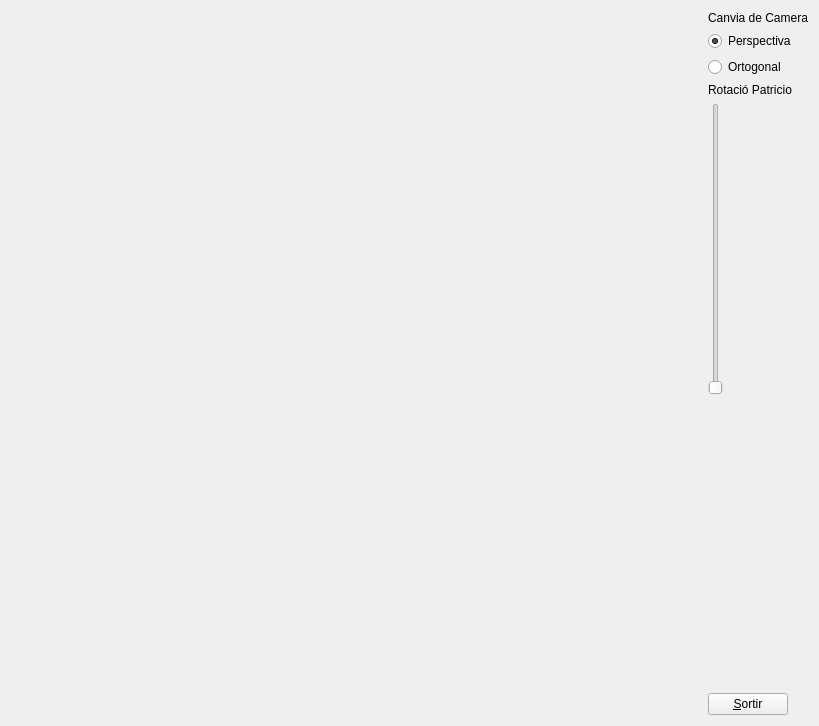
<?xml version="1.0" encoding="UTF-8"?>
<ui version="4.0">
 <class>MyForm</class>
 <widget class="QWidget" name="MyForm">
  <property name="geometry">
   <rect>
    <x>0</x>
    <y>0</y>
    <width>819</width>
    <height>726</height>
   </rect>
  </property>
  <property name="windowTitle">
   <string>IDI-Lab</string>
  </property>
  <layout class="QHBoxLayout" name="horizontalLayout">
   <item>
    <widget class="MyGLWidget" name="widget" native="true">
     <property name="sizePolicy">
      <sizepolicy hsizetype="Expanding" vsizetype="Expanding">
       <horstretch>0</horstretch>
       <verstretch>0</verstretch>
      </sizepolicy>
     </property>
    </widget>
   </item>
   <item>
    <layout class="QVBoxLayout" name="verticalLayout">
     <item>
      <widget class="QLabel" name="label">
       <property name="text">
        <string>Canvia de Camera</string>
       </property>
      </widget>
     </item>
     <item>
      <widget class="QRadioButton" name="radioButton">
       <property name="text">
        <string>Perspectiva</string>
       </property>
       <property name="checked">
        <bool>true</bool>
       </property>
       <property name="autoRepeat">
        <bool>true</bool>
       </property>
       <attribute name="buttonGroup">
        <string notr="true">buttonGroup</string>
       </attribute>
      </widget>
     </item>
     <item>
      <widget class="QRadioButton" name="radioButton_2">
       <property name="text">
        <string>Ortogonal</string>
       </property>
       <attribute name="buttonGroup">
        <string notr="true">buttonGroup</string>
       </attribute>
      </widget>
     </item>
     <item>
      <widget class="QLabel" name="label_2">
       <property name="text">
        <string>Rotació Patricio</string>
       </property>
      </widget>
     </item>
     <item>
      <widget class="QSlider" name="verticalSlider">
       <property name="maximum">
        <number>31</number>
       </property>
       <property name="orientation">
        <enum>Qt::Vertical</enum>
       </property>
      </widget>
     </item>
     <item>
      <spacer name="verticalSpacer">
       <property name="orientation">
        <enum>Qt::Vertical</enum>
       </property>
       <property name="sizeHint" stdset="0">
        <size>
         <width>20</width>
         <height>40</height>
        </size>
       </property>
      </spacer>
     </item>
     <item>
      <widget class="QPushButton" name="pushButton">
       <property name="sizePolicy">
        <sizepolicy hsizetype="Fixed" vsizetype="Fixed">
         <horstretch>0</horstretch>
         <verstretch>0</verstretch>
        </sizepolicy>
       </property>
       <property name="text">
        <string>&amp;Sortir</string>
       </property>
      </widget>
     </item>
    </layout>
   </item>
  </layout>
 </widget>
 <customwidgets>
  <customwidget>
   <class>MyGLWidget</class>
   <extends>QWidget</extends>
   <header>MyGLWidget.h</header>
   <container>1</container>
   <slots>
    <signal>changePatricio(int)</signal>
    <signal>resetPersp()</signal>
    <signal>resetOrtho()</signal>
    <signal>resetSlider(int)</signal>
    <slot>presp()</slot>
    <slot>ortho()</slot>
    <slot>movePatricio(int)</slot>
   </slots>
  </customwidget>
 </customwidgets>
 <resources/>
 <connections>
  <connection>
   <sender>pushButton</sender>
   <signal>clicked()</signal>
   <receiver>MyForm</receiver>
   <slot>close()</slot>
   <hints>
    <hint type="sourcelabel">
     <x>767</x>
     <y>715</y>
    </hint>
    <hint type="destinationlabel">
     <x>839</x>
     <y>529</y>
    </hint>
   </hints>
  </connection>
  <connection>
   <sender>widget</sender>
   <signal>changePatricio(int)</signal>
   <receiver>verticalSlider</receiver>
   <slot>setValue(int)</slot>
   <hints>
    <hint type="sourcelabel">
     <x>283</x>
     <y>117</y>
    </hint>
    <hint type="destinationlabel">
     <x>694</x>
     <y>222</y>
    </hint>
   </hints>
  </connection>
  <connection>
   <sender>radioButton</sender>
   <signal>clicked()</signal>
   <receiver>widget</receiver>
   <slot>presp()</slot>
   <hints>
    <hint type="sourcelabel">
     <x>698</x>
     <y>50</y>
    </hint>
    <hint type="destinationlabel">
     <x>617</x>
     <y>45</y>
    </hint>
   </hints>
  </connection>
  <connection>
   <sender>radioButton_2</sender>
   <signal>clicked()</signal>
   <receiver>widget</receiver>
   <slot>ortho()</slot>
   <hints>
    <hint type="sourcelabel">
     <x>723</x>
     <y>68</y>
    </hint>
    <hint type="destinationlabel">
     <x>611</x>
     <y>72</y>
    </hint>
   </hints>
  </connection>
  <connection>
   <sender>verticalSlider</sender>
   <signal>sliderMoved(int)</signal>
   <receiver>widget</receiver>
   <slot>movePatricio(int)</slot>
   <hints>
    <hint type="sourcelabel">
     <x>694</x>
     <y>333</y>
    </hint>
    <hint type="destinationlabel">
     <x>597</x>
     <y>325</y>
    </hint>
   </hints>
  </connection>
  <connection>
   <sender>widget</sender>
   <signal>resetPersp()</signal>
   <receiver>radioButton</receiver>
   <slot>toggle()</slot>
   <hints>
    <hint type="sourcelabel">
     <x>609</x>
     <y>24</y>
    </hint>
    <hint type="destinationlabel">
     <x>724</x>
     <y>43</y>
    </hint>
   </hints>
  </connection>
  <connection>
   <sender>widget</sender>
   <signal>resetOrtho()</signal>
   <receiver>radioButton_2</receiver>
   <slot>toggle()</slot>
   <hints>
    <hint type="sourcelabel">
     <x>627</x>
     <y>155</y>
    </hint>
    <hint type="destinationlabel">
     <x>756</x>
     <y>65</y>
    </hint>
   </hints>
  </connection>
 </connections>
 <buttongroups>
  <buttongroup name="buttonGroup"/>
 </buttongroups>
</ui>
